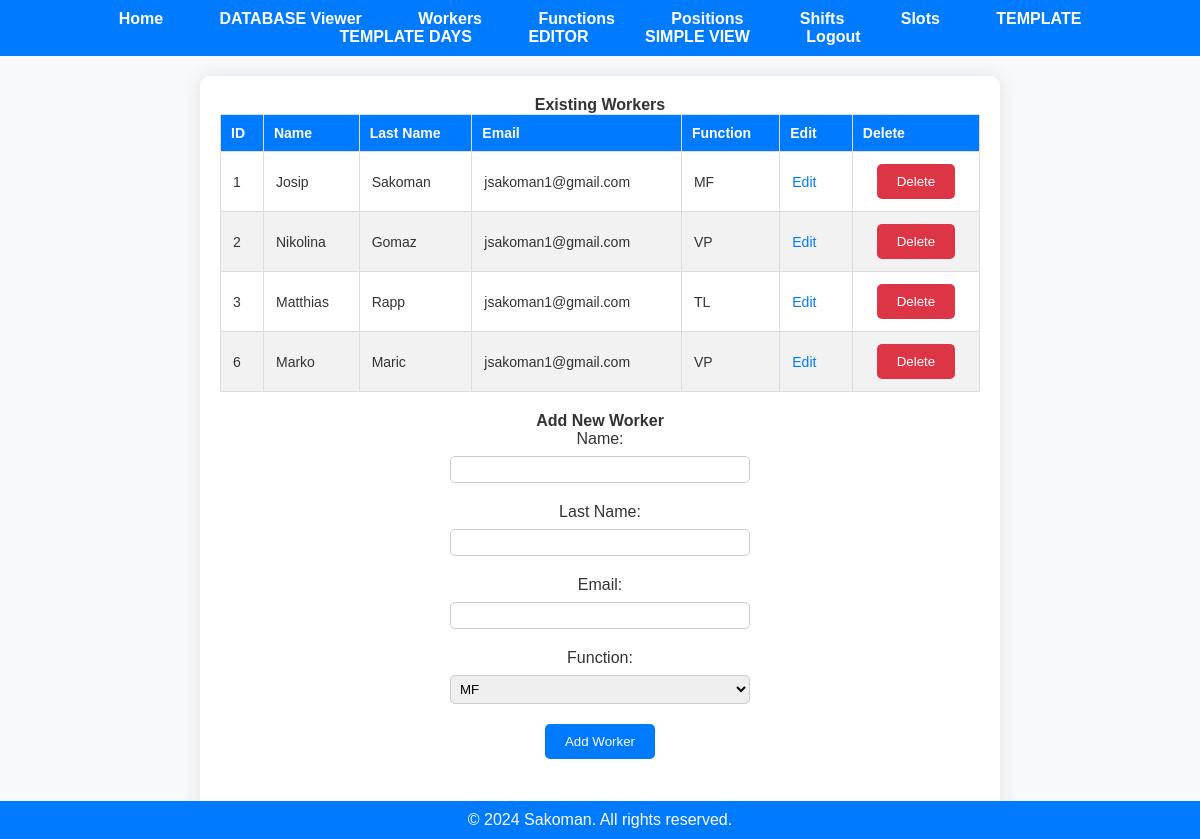
Page /workers (signed in) on the earlier database version.
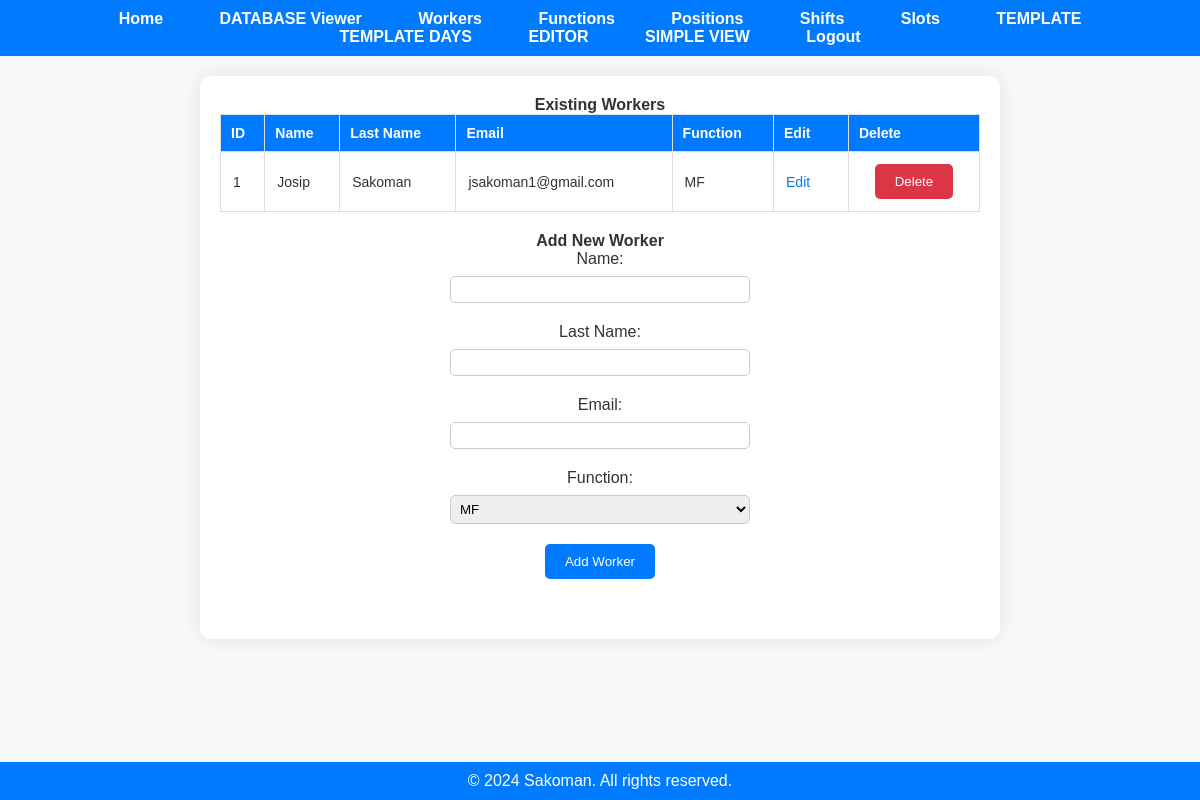
Same page on the later database version.
### app.py (models this page shows, shortened)
class Worker(db.Model):
    worker_id = db.Column(db.Integer, primary_key=True)
    name = db.Column(db.String(50), nullable=False)
    last_name = db.Column(db.String(50), nullable=False)
    email = db.Column(db.String(120), nullable=False)
    function_id = db.Column(db.Integer, db.ForeignKey('function.function_id'), nullable=False)
    user_id = db.Column(db.Integer, db.ForeignKey('user.id'), nullable=False)
    user = db.relationship('User', backref=db.backref('workers', lazy=True))
    function = db.relationship('Function', back_populates='workers')

### app.py (the view)
@app.route('/workers')
@employer_required
def display_workers():
    if 'user_id' not in session:
        flash('You must be logged in to view this page.', 'error')
        return redirect(url_for('login'))
    user_id = session['user_id']
    workers = fetch_all(user_id, 'Worker')
    functions = fetch_all(user_id, 'Function')
    function_names = {function.function_id: function.name for function in functions}
    for worker in workers:
        worker.function_name = function_names.get(worker.function_id, 'N/A')
    return render_template('workers.html', workers=workers, functions=functions)

### app.py (called while the page is built)
@login_manager.user_loader
def load_user(user_id):
    return User.query.get(int(user_id))

def employer_required(func):
    @wraps(func)
    def decorated_function(*args, **kwargs):
        if not current_user.is_authenticated:
            flash('You must be logged in to view this page.', 'error')
            return redirect(url_for('login'))
        if current_user.role != 'employer':
            flash('You do not have permission to view this page.', 'error')
            return redirect('/')
        return func(*args, **kwargs)
    return decorated_function

def fetch_all(user_id, table_name):
    if table_name not in ['Worker', 'Function', 'Position', 'Shift', 'Slot', 'Year_Days', 'Schedule']:
        return None
    table_class = globals()[table_name]
    items = table_class.query.filter_by(user_id=user_id).all()
    return items

### templates/workers.html (shortened to what this page needs)
<!DOCTYPE html>
<html lang="en">
<head>
    <link rel="stylesheet" href="{{ url_for('static', filename='styles.css') }}">
</head>
<body>
    {% include 'navbar.html' %}
    <div class="container">
        <div class="existing-workers-section">
            <h2>Existing Workers</h2>
            {% if workers %}
                <table class="data-table">
                    <thead>
                        <tr>
                            <th>ID</th>
                            <th>Name</th>
                            <th>Last Name</th>
                            <th>Email</th>
                            <th>Function</th>
                            <th>Edit</th>
                            <th>Delete</th>
                        </tr>
                    </thead>
                    <tbody>
                        {% for worker in workers %}
                            <tr>
                                <td>{{ worker['worker_id'] }}</td>
                                <td>{{ worker['name'] }}</td>
                                <td>{{ worker['last_name'] }}</td>
                                <td>{{ worker['email'] }}</td>
                                <td>{{ worker['function_name'] }}</td>
                                <td>
                                    <a href="/edit/Worker/{{ worker['worker_id'] }}" class="action-link">Edit</a>
                                </td>
                                <td>
                                    <form action="/delete/Worker/{{ worker['worker_id'] }}" method="post">
                                        <button type="submit" class="delete-button">Delete</button>
                                    </form>
                                </td>
                            </tr>
                        {% endfor %}
                    </tbody>
                </table>
            {% else %}
                <p>No data available.</p>
            {% endif %}
        </div>
        <div class="add-item-section">
            <h2>Add New Worker</h2>
            <form action="/add/Worker" method="post" class="add-form">
                <label for="name">Name:</label>
                <input type="text" id="name" name="name" required>
                <label for="last_name">Last Name:</label>
                <input type="text" id="last_name" name="last_name">
                <label for="email">Email:</label>
                <input type="email" id="email" name="email">
                <label for="function_id">Function:</label>
                <select id="function_id" name="function_id">
                    {% for function in functions %}
                        <option value="{{ function['function_id'] }}">{{ function['name'] }}</option>
                    {% endfor %}
                </select>
                <button type="submit" class="add-button">Add Worker</button>
            </form>
        </div>
    </div>
    <div class="footer">
        &copy; 2024 Sakoman. All rights reserved.
    </div>
</body>
</html>

### templates/navbar.html (shortened to what this page needs)
<nav>
    <ul>
        <li><a href="/">Home</a></li>
        {% if current_user.is_authenticated and current_user.role == 'employer' %}
        <li><a href="/database_viewer">DATABASE Viewer</a></li>
        <li><a href="/workers">Workers</a></li>
        <li><a href="/functions">Functions</a></li>
        <li><a href="/positions">Positions</a></li>
        <li><a href="/shifts">Shifts</a></li>
        <li><a href="/slots">Slots</a></li>
        <li><a href="/template">TEMPLATE</a></li>
        <li><a href="/template_days">TEMPLATE DAYS</a></li>
        <li><a href="/editor">EDITOR</a></li>
        <li><a href="/simple_view">SIMPLE VIEW</a></li>
        {% endif %}
        {% if not current_user.is_authenticated %}
        <li><a href="/login">Login</a></li>
        <li><a href="/register">Register</a></li>
        {% else %}
        <li><a href="/logout">Logout</a></li>
        {% endif %}
    </ul>
</nav>

### static/styles.css (style rules this page uses)
* { margin: 0; padding: 0; box-sizing: border-box; }
body { font-family: Arial, sans-serif; background-color: #f8f9fa; color: #333; }
nav { background-color: #007bff; padding: 10px 0; }
nav ul { list-style-type: none; text-align: center; }
nav ul li { display: inline-block; margin: 0 10px; }
nav ul li a { color: #fff; text-decoration: none; font-weight: bold; padding: 8px 16px; border-radius: 5px; transition: background-color 0.3s ease; }
.container { margin: 20px auto; padding: 20px; background-color: #fff; border-radius: 10px; box-shadow: 0 0 20px rgba(0, 0, 0, 0.1); max-width: 800px; }
.container h1, .container h2, .container p { font-size: 16px; text-align: center; }
.container form { display: flex; flex-direction: column; align-items: center; }
.container label { margin-bottom: 8px; }
.container input, .container select { width: 300px; padding: 5px; margin-bottom: 20px; border-radius: 5px; border: 1px solid #ccc; }
.container button, input[type="submit"] { padding: 10px 20px; background-color: #007bff; color: #fff; border: none; border-radius: 5px; cursor: pointer; transition: background-color 0.3s ease, box-shadow 0.3s ease; }
.footer { background-color: #007bff; color: #fff; text-align: center; padding: 10px 0; position: fixed; bottom: 0; left: 0; width: 100%; }
.action-link { color: #007bff; text-decoration: none; margin-right: 10px; transition: color 0.3s ease; }
.add-item-section, .existing-items-section { margin-bottom: 40px; }
table { width: 100%; border-collapse: collapse; margin-bottom: 20px; }
th, td { font-size: 14px; border: 1px solid #ddd; padding: 10px; text-align: left; }
th { background-color: #f2f2f2; }
table { background-color: #ffffff; overflow-x: auto; }
th { background-color: #007bff; color: #ffffff; }
td { font-size: 14px; padding: 12px; }
.delete-button { background-color: #dc3545 !important; color: #fff !important; padding: 10px 20px !important; border: none !important; border-radius: 5px !important; cursor: pointer !important; }

Differences in the rows shown:
removed Worker: worker_id "2", name "Nikolina", last_name "Gomaz", email "jsakoman1@gmail.com", function_name "VP"
removed Worker: worker_id "3", name "Matthias", last_name "Rapp", email "jsakoman1@gmail.com", function_name "TL"
removed Worker: worker_id "6", name "Marko", last_name "Maric", email "jsakoman1@gmail.com", function_name "VP"
